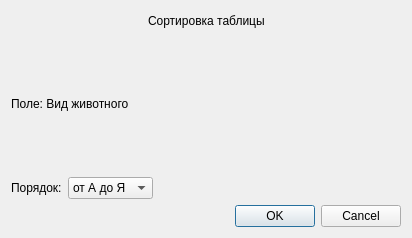
<?xml version="1.0" encoding="UTF-8"?>
<ui version="4.0">
 <class>SortTableDialog</class>
 <widget class="QDialog" name="SortTableDialog">
  <property name="geometry">
   <rect>
    <x>0</x>
    <y>0</y>
    <width>412</width>
    <height>238</height>
   </rect>
  </property>
  <property name="windowTitle">
   <string>Dialog</string>
  </property>
  <layout class="QVBoxLayout" name="verticalLayout_2">
   <item>
    <layout class="QHBoxLayout" name="horizontalLayout">
     <item>
      <spacer name="horizontalSpacer_2">
       <property name="orientation">
        <enum>Qt::Horizontal</enum>
       </property>
       <property name="sizeHint" stdset="0">
        <size>
         <width>40</width>
         <height>20</height>
        </size>
       </property>
      </spacer>
     </item>
     <item>
      <widget class="QLabel" name="label">
       <property name="text">
        <string>Сортировка таблицы</string>
       </property>
      </widget>
     </item>
     <item>
      <spacer name="horizontalSpacer_3">
       <property name="orientation">
        <enum>Qt::Horizontal</enum>
       </property>
       <property name="sizeHint" stdset="0">
        <size>
         <width>40</width>
         <height>20</height>
        </size>
       </property>
      </spacer>
     </item>
    </layout>
   </item>
   <item>
    <layout class="QHBoxLayout" name="horizontalLayout_3">
     <item>
      <layout class="QVBoxLayout" name="verticalLayout">
       <item>
        <widget class="QLabel" name="label_2">
         <property name="text">
          <string>Поле: Вид животного</string>
         </property>
        </widget>
       </item>
       <item>
        <layout class="QHBoxLayout" name="horizontalLayout_2">
         <item>
          <widget class="QLabel" name="label_3">
           <property name="text">
            <string>Порядок:</string>
           </property>
          </widget>
         </item>
         <item>
          <widget class="QComboBox" name="comboBox_2">
           <item>
            <property name="text">
             <string>от А до Я</string>
            </property>
           </item>
           <item>
            <property name="text">
             <string>От Я до А</string>
            </property>
           </item>
          </widget>
         </item>
        </layout>
       </item>
      </layout>
     </item>
     <item>
      <widget class="QLabel" name="label_4">
       <property name="sizePolicy">
        <sizepolicy hsizetype="Expanding" vsizetype="Expanding">
         <horstretch>0</horstretch>
         <verstretch>0</verstretch>
        </sizepolicy>
       </property>
       <property name="styleSheet">
        <string notr="true">image:url(:/images/sort_A-Z.png);</string>
       </property>
       <property name="text">
        <string/>
       </property>
       <property name="scaledContents">
        <bool>true</bool>
       </property>
      </widget>
     </item>
    </layout>
   </item>
   <item>
    <widget class="QDialogButtonBox" name="buttonBox">
     <property name="standardButtons">
      <set>QDialogButtonBox::Cancel|QDialogButtonBox::Ok</set>
     </property>
    </widget>
   </item>
  </layout>
 </widget>
 <resources/>
 <connections/>
</ui>
